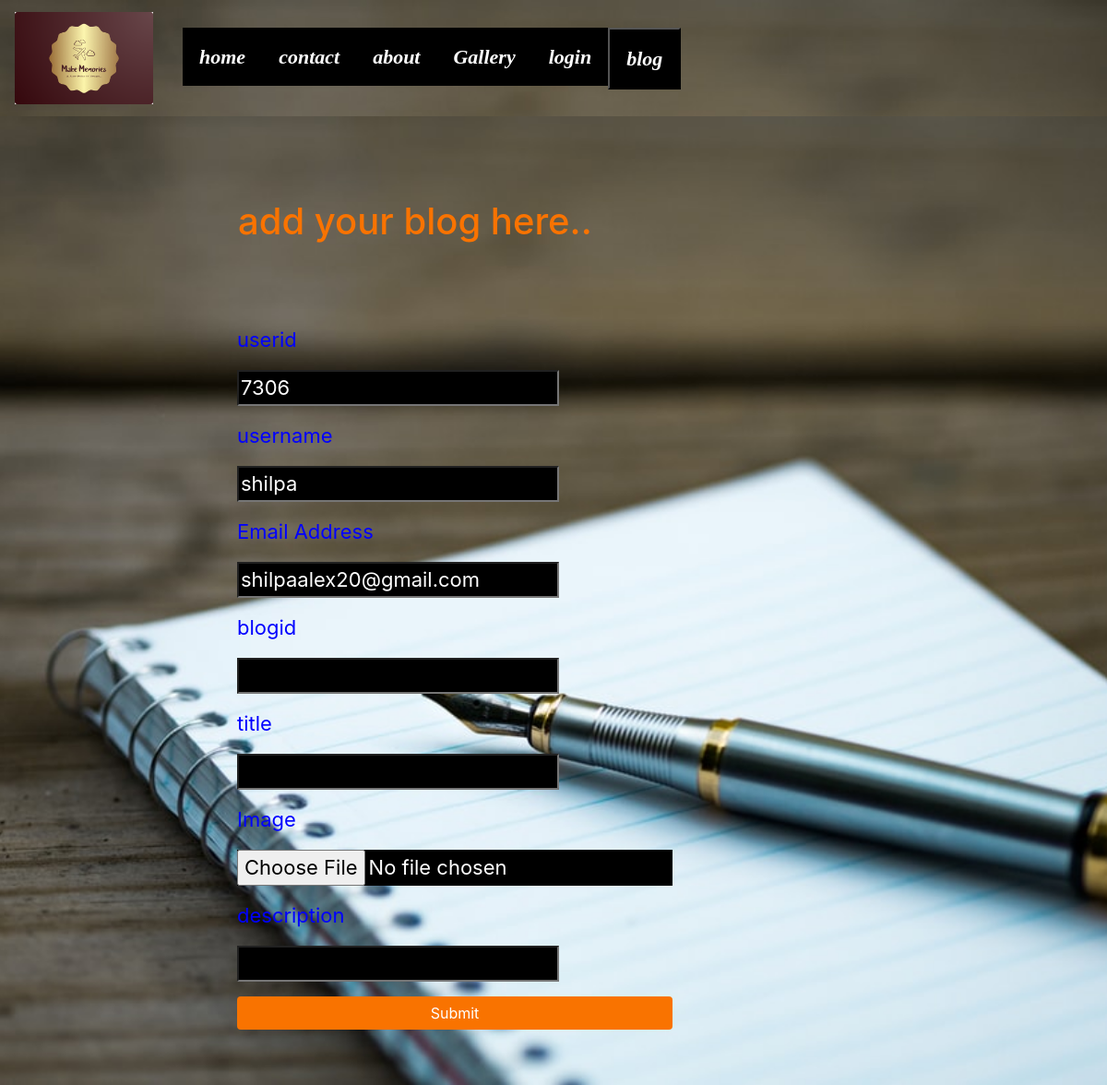
The page /addblog (signed in) on the database its author committed.
### app.py (models this page shows, shortened)
class register(UserMixin,db.Model):
	id = db.Column(db.Integer,unique=True,primary_key=True)
	userid = db.Column(db.Integer,  nullable=False)
	username=db.Column(db.String(30),  nullable=False)
	password = db.Column(db.String(30),  nullable=False)
	email=db.Column(db.String(30),  nullable=False)
	number=db.Column(db.Integer)

### app.py (the view, shortened to what this page needs)
@app.route('/addblog',methods=["POST", "GET"])
def addblog():
	if current_user.is_authenticated:
		form = MyForm_blog()
		user=flask_login.current_user
		print(user)
		result1=register.query.filter_by(email=current_user.email).first()
		return render_template("addblog.html",result=result1,form=form)
	return redirect(url_for("login"))

### app.py
class MyForm_blog(FlaskForm):
    username = StringField('username', validators=[DataRequired()])
    userid = IntegerField('userid', validators=[DataRequired()])
    title = StringField('title', validators=[DataRequired()])
    blog_id = IntegerField('blogid', validators=[DataRequired()])
    image= FileField(validators=[FileRequired()])
    email = StringField('Email Address', [validators.Length(min=6, max=35)])
    description= StringField('description', validators=[DataRequired()])

### app.py (called while the page is built)
@login_manager.user_loader
def load_user(user_id):
	return register.query.get(int(user_id))

### templates/addblog.html (shortened to what this page needs)
<!DOCTYPE html>
<html>
<head>
<link rel="stylesheet" href="https://stackpath.bootstrapcdn.com/bootstrap/4.5.2/css/bootstrap.min.css">
<link rel="stylesheet" href="https://maxcdn.bootstrapcdn.com/font-awesome/4.7.0/css/font-awesome.min.css">
 <link rel="stylesheet" type="text/css" href="{{url_for('static', filename='main.css')}}">
 <link rel="stylesheet" type="text/css" href="images">
  <link rel="stylesheet" type="text/css" href="js/main.js">
</head>
<nav class="navbar navbar-expand-sm bg-dark navbar-white ">
  <a class="navbar-brand" href="#">
    <img src="static/org.png" alt="logo" style="width:150px;">
  </a>
  <ul class="navbar-nav " id="nab">
    <li class="nav-item">
      <a class="nav-link" href="{{ url_for('home') }}" >home </a>
    </li>
    <li class="nav-item">
      <a class="nav-link" href="{{ url_for('contact') }}">contact</a>
    </li>
   <li class="nav-item">
      <a class="nav-link" href="{{ url_for('about') }}">about</a>
    </li>
    <li class="nav-item">
      <a class="nav-link" href="{{ url_for('gallery') }}">Gallery</a>
    </li>
    <li class="nav-item">
      <a class="nav-link" href="{{ url_for('login') }}">login </a>
    </li>
    <li class="nav-item">
      <div class="dropdown">
 <button class="dropbtn">blog</button>
</div>
    </li>
  </ul>
   </nav>
  <div class="contact">
<div class="contact-form">
 <div class="container">
  <h1>add your blog here..</h1>
  <form action="#" method="POST">
   <div class="row" id="contact1">
    <div class="col-lg-8 col-md-8 col-sm-12 right">
      <div class="form-group">
        <label for="userid">{{form.userid.label}}</label> <br>
        {{form.userid(value=result.userid)}}<br>
       </div>
      <div class="form-group">
        <label for="username">{{form.username.label}}</label> <br>
        {{form.username(value=result.username)}}<br>
       </div>
        <div class="form-group">
       <label for="email">{{form.email.label}}</label> <br>
        {{form.email(value=result.email)}}<br>
       </div>
        <div class="form-group">
        <label for="blog_id">{{form.blog_id.label}}</label> <br>
        {{form.blog_id()}}<br>
       </div>
       <div class="form-group">
        <label for="title">{{form.title.label}}</label> <br>
        {{form.title()}}<br>
       </div>
       <div class="form-group">
        <label for="image">{{form.image.label}}</label> <br>
        {{form.image()}}<br>
       </div>
       <div class="form-group">
        <label for="description">{{form.description.label}}</label> <br>
        {{form.description()}}<br>
       </div>
      <div class="form-group">
       <input type="submit" class="btn btn-secondary btn-block" value="Submit" name="">
  </form>
 </div>
</div></div>
  </html>

### static/main.css (style rules this page uses)
.navbar-nav { color: red; float: right; font-family: italic; font-size: 17px; padding-top: 0px; text-align: center; padding: 14px 16px; text-decoration: none; font-size: 17px; }
.navbar img { width: 500px; height: 100px; }
button { background-color: white; }
.contact-form { position: relative; }
.contact-form h1 { padding:2em 1px; color: #F97300; }
.contact-form .right { max-width: 600px; }
.contact-form .right .btn-secondary { background: #F97300; color: #fff; border:0; }

### templates/addblog.html (style rules this page uses)
.navbar { background-image: url("static/blog.jpeg"); background-repeat: no-repeat; background-size: cover; }
.contact { background-image: url("static/blog.jpeg"); min-height: 1050px; background-repeat: no-repeat; background-size: cover; }
.contact { background-color: lightgrey; background-position: center; background-repeat: no-repeat; background-size: cover; position: relative; padding-top: 10px; color:white; font-size: 22px; }
.container { width: 700px; height: 30px; border: none; border-radius: 17px; padding-left: 7px; color: blue; }
#nab a { background-color: black; font-size: 22px; font-style: italic; font-weight: bold; padding: 15px 18px; color:white; }
.navbar-nav a { color: red; float: right; }
.form-group input { background-color: black; color: white; }
.dropbtn { color: white; background-color: black; font-size: 22px; font-style: italic; font-weight: bold; padding: 15px 18px; color:white; }
.dropdown { position: relative; }

### rows shown on the page
register: userid "7306", username "shilpa", email "shilpaalex20@gmail.com"
